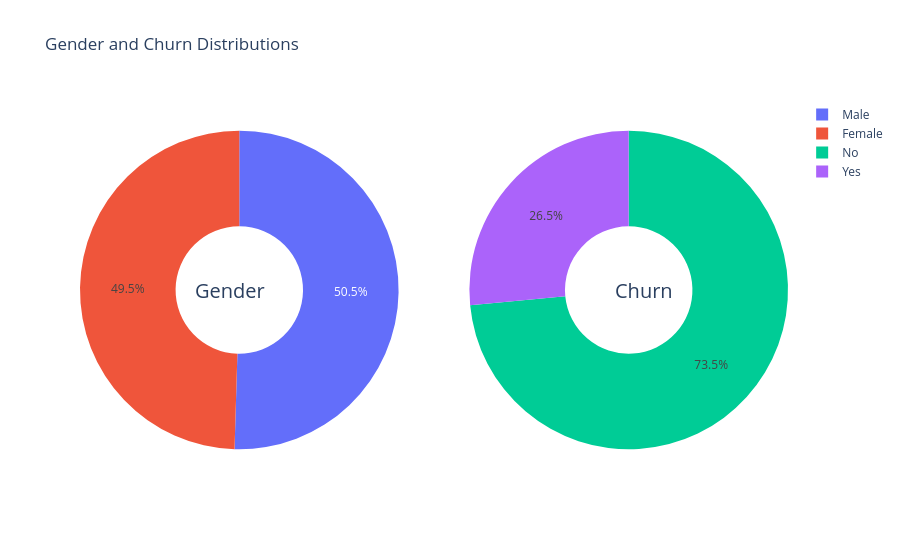

The code cell stored with this chart in its notebook:
### Code cell
g_labels= ['Male','Female']
c_labels= ['No','Yes']
# create subplots use 'domain' type for Pie subplot 
fig= make_subplots(rows=1,cols=2,specs=[[{'type':'domain'},{'type':'domain'}]])
fig.add_trace(go.Pie(labels=g_labels,values=df['gender'].value_counts(),name='Gender',hole=0.4,),1,1)
fig.add_trace(go.Pie(labels=c_labels,values=df['Churn'].value_counts(),name='Gender',hole=0.4,),1,2)
fig.update_layout(
    title_text="Gender and Churn Distributions",
    # add anotations in the center of donut charts 
    annotations=[dict(text='Gender', x=0.16, y=0.5, font_size=20, showarrow=False),
                 dict(text='Churn', x=0.84, y=0.5, font_size=20, showarrow=False)])
fig.show()

### Figure 1 — Plotly figure (JSON) as saved in the notebook; plotly's stock layout.template omitted (floating-point values rounded to 4 significant figures)
{"data": [{"domain": {"x": [0, 0.45], "y": [0, 1]}, "hole": 0.4, "labels": ["Male", "Female"], "name": "Gender", "type": "pie", "values": [3555, 3488]}, {"domain": {"x": [0.55, 1], "y": [0, 1]}, "hole": 0.4, "labels": ["No", "Yes"], "name": "Gender", "type": "pie", "values": [5174, 1869]}], "layout": {"annotations": [{"font": {"size": 20}, "showarrow": false, "text": "Gender", "x": 0.16, "y": 0.5}, {"font": {"size": 20}, "showarrow": false, "text": "Churn", "x": 0.84, "y": 0.5}], "title": {"text": "Gender and Churn Distributions"}}}
